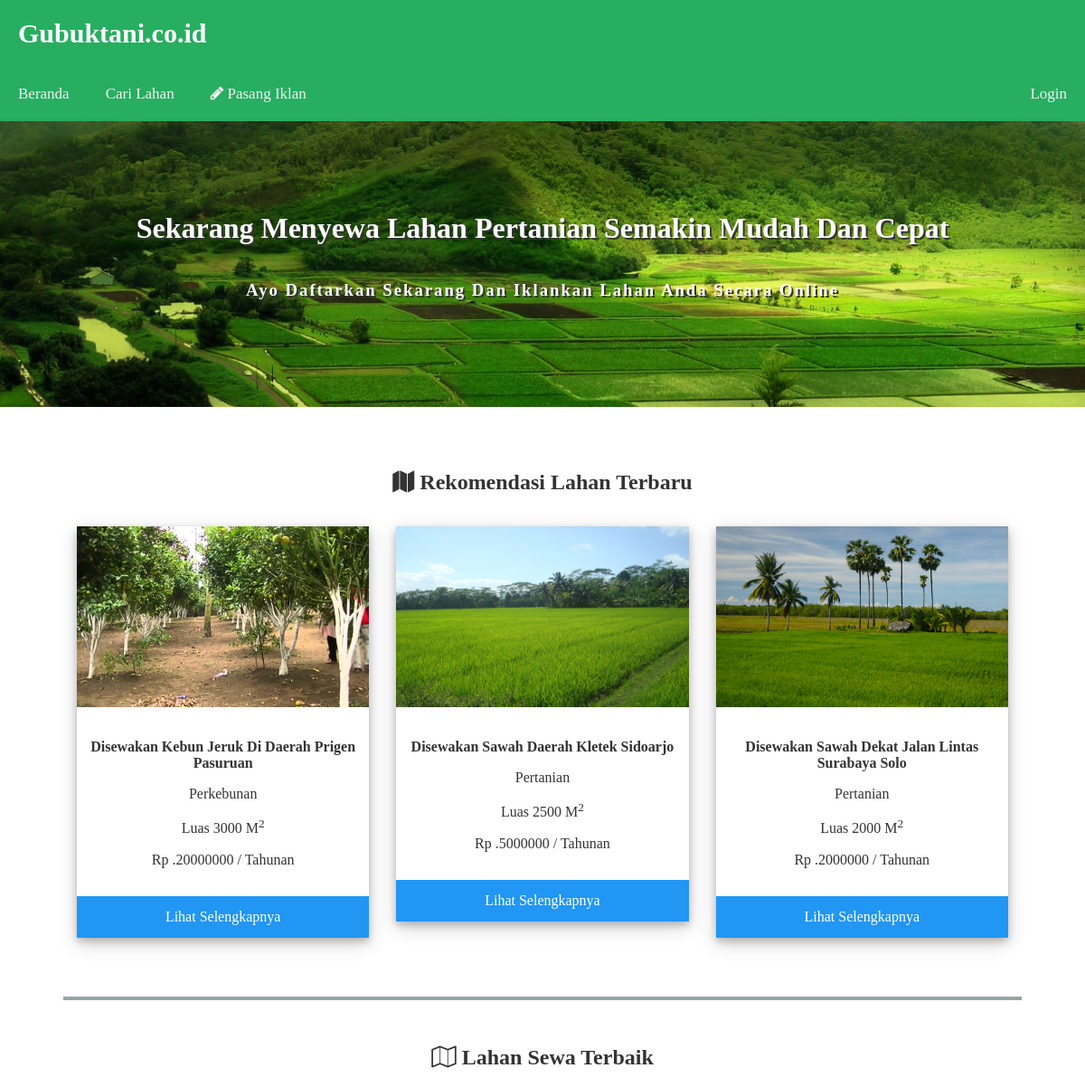
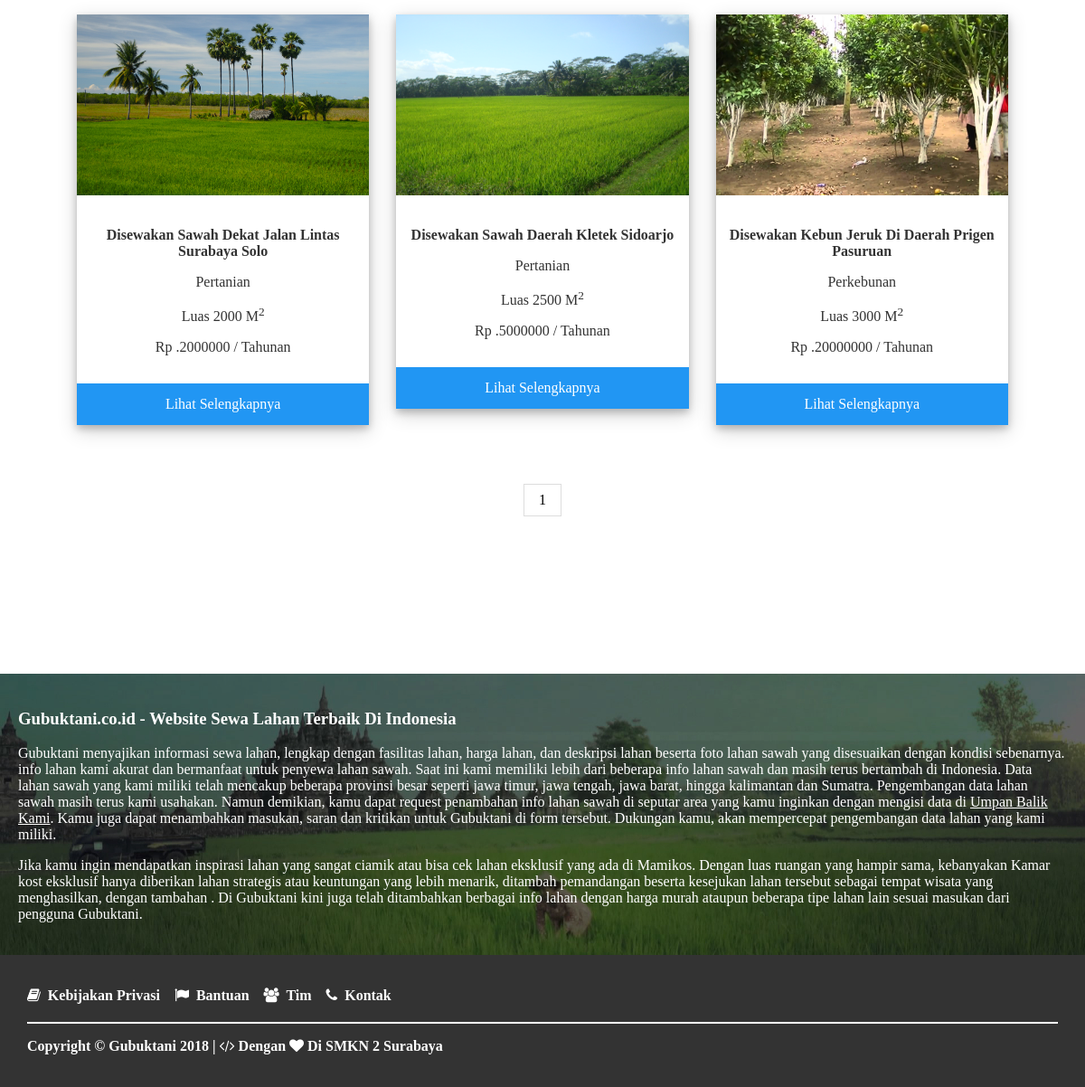
/ui/searchField.php, run on the app's committed database (2 pictures, top to bottom).
### tables this page shows
CREATE TABLE `tb_lahan` (
  `id_lahan` int(11) NOT NULL,
  `id_user` int(11) NOT NULL,
  `id_kategori` int(11) NOT NULL,
  `judul` varchar(100) NOT NULL,
  `alamat_lahan` varchar(100) NOT NULL,
  `luas` varchar(7) NOT NULL,
  `sertifikasi` varchar(60) NOT NULL,
  `deskripsi` text NOT NULL,
  `harga` int(11) NOT NULL,
  `kurun_sewa` varchar(10) NOT NULL,
  `fasilitas_irigasi` varchar(60) NOT NULL,
  `fasilitas_tanah` varchar(60) NOT NULL,
  `fasilitas_jalan` varchar(60) NOT NULL,
  `fasilitas_pemandangan` varchar(60) NOT NULL,
  `foto_lahan` varchar(255) NOT NULL,
  `fieldCreate_at` varchar(100) DEFAULT NULL,
  `fieldUpdate_at` varchar(100) DEFAULT NULL
);

CREATE TABLE `tb_kategori` (
  `id_kategori` int(11) NOT NULL,
  `kategori` varchar(20) NOT NULL,
  `create_at` varchar(100) DEFAULT NULL,
  `update_at` varchar(100) DEFAULT NULL
);

### ui/searchField.php (the view, shortened to what this page needs)
<?php
    require_once "db.php";
 ?>
<!DOCTYPE html>
<html>
<head>
	<link rel="stylesheet" type="text/css" href="css/style.css">
  <link rel="stylesheet" type="text/css" href="css/font-awesome.min.css">
</head>
<body onscroll="myFunction()">
<div class="header">
  <h1>Gubuktani.co.id</h1>
</div>
<?php include "template/header.php"; ?>
<div class="header-2">
  <h1>Sekarang Menyewa Lahan Pertanian Semakin Mudah Dan Cepat</h1>
  <h3>Ayo Daftarkan Sekarang Dan Iklankan Lahan Anda Secara Online</h3>
</div>
<div class="content">
  <div class="view-data">
    <h2><i class="fa fa-map"></i>&nbsp;Rekomendasi Lahan Terbaru</h2>
    <?php
        $limit = 3;
        if(!isset($_GET['page']))
        {
          $page = 1;
        }
        else
        {
          $page = $_GET['page'];
        }
        $starting_limit = ($page-1)*$limit;
        $show = "SELECT * FROM tb_lahan INNER JOIN tb_kategori ON tb_lahan.id_kategori=tb_kategori.id_kategori ORDER BY fieldCreate_at DESC LIMIT $starting_limit , $limit";
        $showquery = $db->prepare($show);
        $showquery->execute();
        $data = $showquery->fetchAll();
        foreach($data as $field):
      ?>
    <div class="responsive">
      <div class="img">
          <img src="images/<?php echo $field['foto_lahan'] ?>" style="min-width: 100%;min-height:200px;max-height: 200px; ">
        <div class="desc">
          <p><strong><?php echo $field['judul']?></strong></p>
          <p><?php echo $field['kategori']; ?></p>
          <p>Luas <?php echo $field['luas']; ?> M<sup>2</sup></p>
          <p>Rp .<?php echo $field['harga']; ?> / <?php echo $field['kurun_sewa']; ?></p>
        </div>
        <a href="fieldDetail.php?id_lahan=<?php echo $field['id_lahan'] ?>" class="btn info" style="width: 100%;">Lihat Selengkapnya</a>
      </div>
    </div>
    <?php endforeach; ?>
      <div class="clearfix"></div>
    </div>
    <hr>
    <div class="view-data">
    <h2><i class="fa fa-map-o"></i>&nbsp;Lahan Sewa Terbaik</h2>
    <?php
        $limit = 3;
        $sql = "SELECT * FROM tb_lahan INNER JOIN tb_kategori ON tb_lahan.id_kategori=tb_kategori.id_kategori ORDER BY fieldCreate_at ASC";
        $query = $db->prepare($sql);
        $query->execute();
        $total_result = $query->rowCount();
        $total_pages = ceil($total_result/$limit);
        if(!isset($_GET['page']))
        {
          $page = 1;
        }
        else
        {
          $page = $_GET['page'];
        }
        $starting_limit = ($page-1)*$limit;
        $show = "SELECT * FROM tb_lahan INNER JOIN tb_kategori ON tb_lahan.id_kategori=tb_kategori.id_kategori ORDER BY fieldCreate_at ASC LIMIT $starting_limit , $limit";
        $showquery = $db->prepare($show);
        $showquery->execute();
        $data = $showquery->fetchAll();
        foreach($data as $field):
      ?>
    <div class="responsive">
      <div class="img">
          <img src="images/<?php echo $field['foto_lahan'] ?>" style="min-width: 100%;min-height:200px;max-height: 200px; ">
        <div class="desc">
          <p><strong><?php echo $field['judul']?></strong></p>
          <p><?php echo $field['kategori']; ?></p>
          <p>Luas <?php echo $field['luas']; ?> M<sup>2</sup></p>
          <p>Rp .<?php echo $field['harga']; ?> / <?php echo $field['kurun_sewa']; ?></p>
        </div>
        <a href="fieldDetail.php?id_lahan=<?php echo $field['id_lahan'] ?>" class="btn info" style="width: 100%;">Lihat Selengkapnya</a>
      </div>
    </div>
    <?php endforeach; ?>
    <div class="clearfix"></div>
    <center>
    <div class="pagination">
      <?php for($page=1; $page <= $total_pages ; $page++):?>
        <a href="<?php echo "?page=$page" ?>"><?php echo $page; ?></a>
      <?php endfor; ?>
    </div>
    </center>
  </div>
</div>
<div class="content-2">
  <h3>Gubuktani.co.id - Website Sewa Lahan Terbaik Di Indonesia</h3>
  <p>Gubuktani menyajikan informasi sewa lahan, lengkap dengan fasilitas lahan, harga lahan, dan deskripsi lahan beserta foto lahan sawah yang disesuaikan dengan kondisi sebenarnya. info lahan kami akurat dan bermanfaat untuk penyewa lahan sawah. Saat ini kami memiliki lebih dari beberapa info lahan sawah dan masih terus bertambah di Indonesia. Data lahan sawah yang kami miliki telah mencakup beberapa provinsi besar seperti jawa timur, jawa tengah, jawa barat, hingga kalimantan dan Sumatra. Pengembangan data lahan sawah masih terus kami usahakan. Namun demikian, kamu dapat request penambahan info lahan sawah di seputar area yang kamu inginkan dengan mengisi data di <a href="contact.php" style="text-decoration: underline; color: #fff;">Umpan Balik Kami</a>. Kamu juga dapat menambahkan masukan, saran dan kritikan untuk Gubuktani di form tersebut. Dukungan kamu, akan mempercepat pengembangan data lahan yang kami miliki.</p>
  <p>Jika kamu ingin mendapatkan inspirasi lahan yang sangat ciamik atau bisa cek lahan eksklusif yang ada di Mamikos. Dengan luas ruangan yang hampir sama, kebanyakan Kamar kost eksklusif hanya diberikan lahan strategis atau keuntungan yang lebih menarik, ditambah pemandangan beserta kesejukan lahan tersebut sebagai tempat wisata yang menghasilkan, dengan tambahan . Di Gubuktani kini juga telah ditambahkan berbagai info lahan dengan harga murah ataupun beberapa tipe lahan lain sesuai masukan dari pengguna Gubuktani.</p>
</div>
<?php include "template/footer.php"; ?>
</body>
</html>

### ui/css/style.css (style rules this page uses)
body,html { margin: 0; font-family: raleway; height: 100%; color: #333; }
.header { color: #FFF; background: #27ae60; padding: 20px; }
.header h1 { margin: 0; font-family: segoe script; font-weight: bold; font-size:30px; }
.header-2 { background: url("../img/sawah2.jpg"); background-position: center; background-size: cover; color: #fff; text-align: center; padding: 100px 0px; }
.header-2 h1 { margin: 0; text-shadow: 2px 2px #333; }
.header-2 h3 { text-shadow: 2px 2px #333; letter-spacing: 2px; padding-top: 20px; }
.content { padding: 20px; text-align: justify; max-width: 1100px; margin: auto; margin-bottom: 50px; }
.content h2 { text-align: center; }
.content-2 { width: 100%; background-color: #333; padding: 20px; color: #fff; background-image: url("../img/sw.jpg"); background-size: cover; background-position: center; }
div.img { box-shadow: 0 4px 8px 0 rgba(0, 0, 0, 0.2), 0 6px 20px 0 rgba(0, 0, 0, 0.19); }
div.img img { width: 100%; height: auto; }
div.desc { padding: 15px; text-align: center; }
* { box-sizing: border-box; }
.responsive { padding: 15px; float: left; width: 33.33%; }
.clearfix:after { content: ""; display: table; clear: both; }
hr { border:2px solid #95a5a6; }
.view-data { margin: 50px 0px; }
a { text-decoration: none; }
.btn { border: none; color: white; padding: 14px 28px; text-align: center; display: inline-block; font-size: 16px; cursor: pointer; }
.info { background-color: #2196F3; }
.pagination { display: inline-block; margin: 50px auto; }
.pagination a { color: black; float: left; padding: 8px 16px; text-decoration: none; transition: background-color .3s; border: 1px solid #ddd; }

### data on the page
tb_lahan: foto_lahan (picture), judul "Disewakan Kebun Jeruk Di Daerah Prigen Pasuruan", id_kategori.kategori "Perkebunan", luas "3000", harga "20000000", kurun_sewa "Tahunan"
tb_lahan: foto_lahan (picture), judul "Disewakan Sawah Daerah Kletek Sidoarjo", id_kategori.kategori "Pertanian", luas "2500", harga "5000000", kurun_sewa "Tahunan"
tb_lahan: foto_lahan (picture), judul "Disewakan Sawah Dekat Jalan Lintas Surabaya Solo", id_kategori.kategori "Pertanian", luas "2000", harga "2000000", kurun_sewa "Tahunan"
